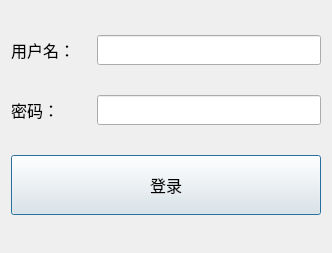
<?xml version="1.0" encoding="UTF-8"?>
<ui version="4.0">
 <class>Login</class>
 <widget class="QDialog" name="Login">
  <property name="geometry">
   <rect>
    <x>0</x>
    <y>0</y>
    <width>332</width>
    <height>253</height>
   </rect>
  </property>
  <property name="windowTitle">
   <string>Dialog</string>
  </property>
  <layout class="QGridLayout" name="gridLayout">
   <item row="0" column="0">
    <layout class="QHBoxLayout" name="horizontalLayout_2">
     <item>
      <widget class="QLabel" name="label">
       <property name="minimumSize">
        <size>
         <width>80</width>
         <height>30</height>
        </size>
       </property>
       <property name="font">
        <font>
         <family>Times New Roman</family>
         <pointsize>12</pointsize>
        </font>
       </property>
       <property name="frameShape">
        <enum>QFrame::NoFrame</enum>
       </property>
       <property name="frameShadow">
        <enum>QFrame::Sunken</enum>
       </property>
       <property name="text">
        <string>用户名：</string>
       </property>
      </widget>
     </item>
     <item>
      <widget class="QLineEdit" name="userEdit">
       <property name="minimumSize">
        <size>
         <width>100</width>
         <height>30</height>
        </size>
       </property>
       <property name="font">
        <font>
         <family>Times New Roman</family>
         <pointsize>12</pointsize>
        </font>
       </property>
       <property name="echoMode">
        <enum>QLineEdit::Normal</enum>
       </property>
       <property name="alignment">
        <set>Qt::AlignCenter</set>
       </property>
      </widget>
     </item>
    </layout>
   </item>
   <item row="1" column="0">
    <layout class="QHBoxLayout" name="horizontalLayout">
     <item>
      <widget class="QLabel" name="label_2">
       <property name="minimumSize">
        <size>
         <width>80</width>
         <height>30</height>
        </size>
       </property>
       <property name="font">
        <font>
         <family>Times New Roman</family>
         <pointsize>12</pointsize>
        </font>
       </property>
       <property name="frameShape">
        <enum>QFrame::NoFrame</enum>
       </property>
       <property name="frameShadow">
        <enum>QFrame::Sunken</enum>
       </property>
       <property name="text">
        <string>密码：</string>
       </property>
      </widget>
     </item>
     <item>
      <widget class="QLineEdit" name="pwdEdit">
       <property name="minimumSize">
        <size>
         <width>100</width>
         <height>30</height>
        </size>
       </property>
       <property name="font">
        <font>
         <family>Times New Roman</family>
         <pointsize>12</pointsize>
        </font>
       </property>
       <property name="echoMode">
        <enum>QLineEdit::Password</enum>
       </property>
       <property name="alignment">
        <set>Qt::AlignCenter</set>
       </property>
      </widget>
     </item>
    </layout>
   </item>
   <item row="2" column="0">
    <widget class="QPushButton" name="pushButton">
     <property name="minimumSize">
      <size>
       <width>200</width>
       <height>60</height>
      </size>
     </property>
     <property name="font">
      <font>
       <family>Times New Roman</family>
       <pointsize>12</pointsize>
      </font>
     </property>
     <property name="text">
      <string>登录</string>
     </property>
     <property name="autoDefault">
      <bool>true</bool>
     </property>
     <property name="flat">
      <bool>false</bool>
     </property>
    </widget>
   </item>
  </layout>
 </widget>
 <resources/>
 <connections/>
</ui>
